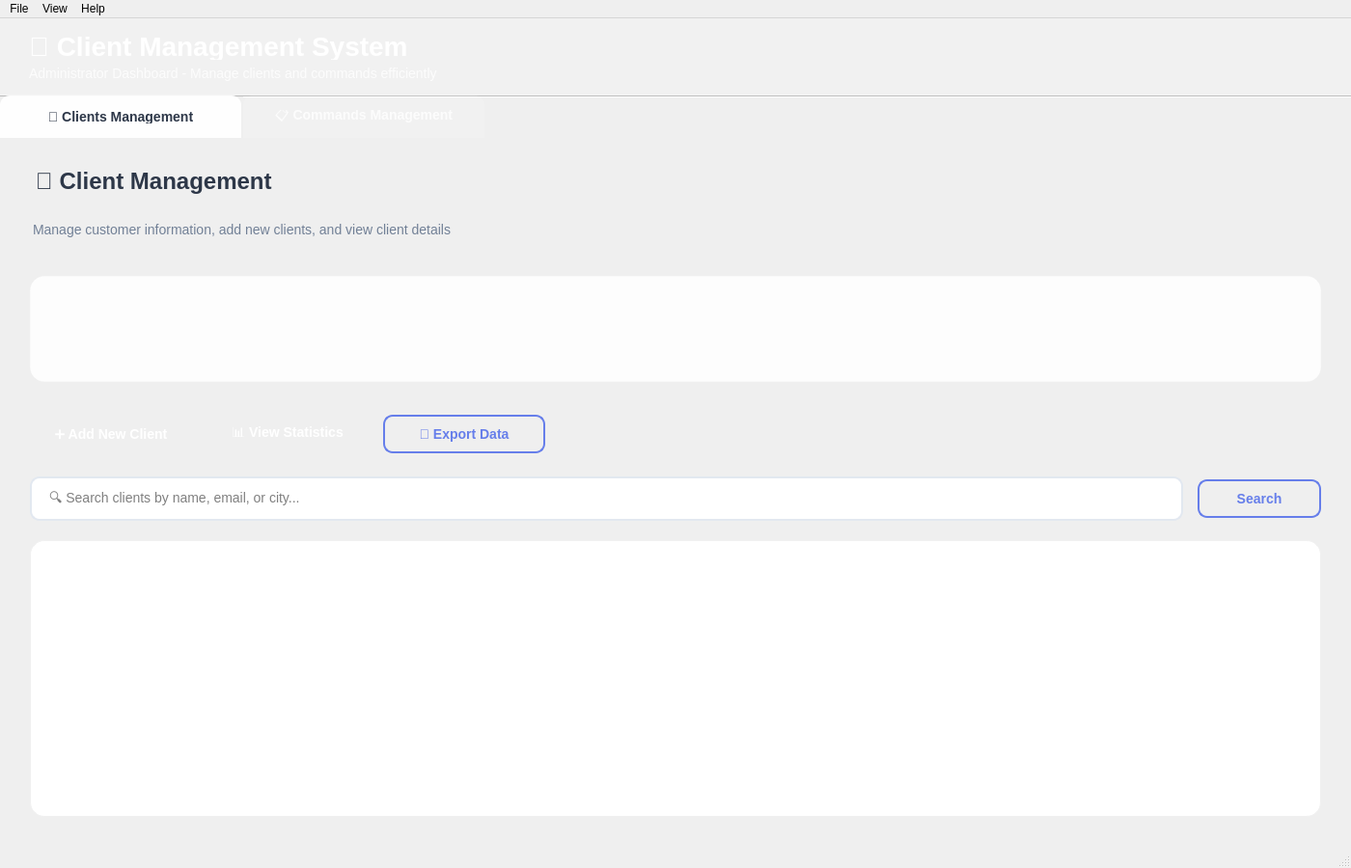
<?xml version="1.0" encoding="UTF-8"?>
<ui version="4.0">
 <class>MainWindow</class>
 <widget class="QMainWindow" name="MainWindow">
  <property name="geometry">
   <rect>
    <x>0</x>
    <y>0</y>
    <width>1400</width>
    <height>900</height>
   </rect>
  </property>
  <property name="minimumSize">
   <size>
    <width>1200</width>
    <height>800</height>
   </size>
  </property>
  <property name="windowTitle">
   <string>Client Management System - Administrator</string>
  </property>
  <property name="windowIcon">
   <iconset>
    <normaloff>:/resources/app_icon.ico</normaloff>:/resources/app_icon.ico</iconset>
  </property>
  <property name="styleSheet">
   <string notr="true">/* Background will be set programmatically */</string>
  </property>
  <widget class="QWidget" name="centralwidget">
   <property name="styleSheet">
    <string notr="true">QWidget#centralwidget {
    background: url(:/resources/background.png) center/cover;
}</string>
   </property>
   <layout class="QVBoxLayout" name="verticalLayout_main">
    <property name="spacing">
     <number>0</number>
    </property>
    <property name="leftMargin">
     <number>0</number>
    </property>
    <property name="topMargin">
     <number>0</number>
    </property>
    <property name="rightMargin">
     <number>0</number>
    </property>
    <property name="bottomMargin">
     <number>0</number>
    </property>
    <item>
     <widget class="QFrame" name="headerFrame">
      <property name="minimumSize">
       <size>
        <width>0</width>
        <height>80</height>
       </size>
      </property>
      <property name="maximumSize">
       <size>
        <width>16777215</width>
        <height>80</height>
       </size>
      </property>
      <property name="styleSheet">
       <string notr="true">QFrame#headerFrame {
    background: rgba(255, 255, 255, 0.15);
    backdrop-filter: blur(20px);
    border-bottom: 1px solid rgba(255, 255, 255, 0.2);
}

QLabel#titleLabel {
    color: white;
    font-size: 28px;
    font-weight: 600;
    text-shadow: 0 2px 4px rgba(0, 0, 0, 0.3);
}

QLabel#subtitleLabel {
    color: rgba(255, 255, 255, 0.8);
    font-size: 14px;
    font-weight: 300;
}</string>
      </property>
      <property name="frameShape">
       <enum>QFrame::NoFrame</enum>
      </property>
      <property name="frameShadow">
       <enum>QFrame::Raised</enum>
      </property>
      <layout class="QVBoxLayout" name="headerLayout">
       <property name="leftMargin">
        <number>30</number>
       </property>
       <property name="topMargin">
        <number>15</number>
       </property>
       <property name="rightMargin">
        <number>30</number>
       </property>
       <property name="bottomMargin">
        <number>15</number>
       </property>
       <item>
        <widget class="QLabel" name="titleLabel">
         <property name="text">
          <string>🏢 Client Management System</string>
         </property>
         <property name="objectName">
          <string notr="true">titleLabel</string>
         </property>
        </widget>
       </item>
       <item>
        <widget class="QLabel" name="subtitleLabel">
         <property name="text">
          <string>Administrator Dashboard - Manage clients and commands efficiently</string>
         </property>
         <property name="objectName">
          <string notr="true">subtitleLabel</string>
         </property>
        </widget>
       </item>
      </layout>
     </widget>
    </item>
    <item>
     <widget class="QTabWidget" name="mainTabWidget">
      <property name="styleSheet">
       <string notr="true">QTabWidget::pane {
    border: 1px solid rgba(255, 255, 255, 0.2);
    background: rgba(255, 255, 255, 0.95);
    border-radius: 10px;
    border-top-left-radius: 0px;
}

QTabBar::tab {
    background: rgba(255, 255, 255, 0.1);
    color: rgba(255, 255, 255, 0.8);
    border: none;
    padding: 15px 25px;
    margin-right: 2px;
    border-top-left-radius: 10px;
    border-top-right-radius: 10px;
    font-size: 14px;
    font-weight: 500;
    min-width: 200px;
}

QTabBar::tab:hover {
    background: rgba(255, 255, 255, 0.15);
    color: white;
}

QTabBar::tab:selected {
    background: rgba(255, 255, 255, 0.95);
    color: #2d3748;
    font-weight: 600;
}</string>
      </property>
      <property name="currentIndex">
       <number>0</number>
      </property>
      <property name="documentMode">
       <bool>true</bool>
      </property>
      <property name="tabsClosable">
       <bool>false</bool>
      </property>
      <property name="movable">
       <bool>false</bool>
      </property>
      <property name="tabBarAutoHide">
       <bool>false</bool>
      </property>
      <widget class="QWidget" name="clientsTab">
       <attribute name="title">
        <string>👥 Clients Management</string>
       </attribute>
       <layout class="QVBoxLayout" name="clientsLayout">
        <property name="spacing">
         <number>20</number>
        </property>
        <property name="leftMargin">
         <number>30</number>
        </property>
        <property name="topMargin">
         <number>30</number>
        </property>
        <property name="rightMargin">
         <number>30</number>
        </property>
        <property name="bottomMargin">
         <number>30</number>
        </property>
        <item>
         <widget class="QLabel" name="clientsHeaderLabel">
          <property name="styleSheet">
           <string notr="true">font-size: 24px;
font-weight: 600;
color: #2d3748;
margin-bottom: 8px;</string>
          </property>
          <property name="text">
           <string>👥 Client Management</string>
          </property>
         </widget>
        </item>
        <item>
         <widget class="QLabel" name="clientsSubtitleLabel">
          <property name="styleSheet">
           <string notr="true">font-size: 14px;
color: #718096;
margin-bottom: 20px;</string>
          </property>
          <property name="text">
           <string>Manage customer information, add new clients, and view client details</string>
          </property>
         </widget>
        </item>
        <item>
         <widget class="QFrame" name="clientsStatsFrame">
          <property name="minimumSize">
           <size>
            <width>0</width>
            <height>120</height>
           </size>
          </property>
          <property name="maximumSize">
           <size>
            <width>16777215</width>
            <height>120</height>
           </size>
          </property>
          <property name="styleSheet">
           <string notr="true">QFrame#clientsStatsFrame {
    background: rgba(255, 255, 255, 0.9);
    border: 1px solid rgba(255, 255, 255, 0.3);
    border-radius: 15px;
    margin-bottom: 10px;
}</string>
          </property>
          <property name="frameShape">
           <enum>QFrame::StyledPanel</enum>
          </property>
          <property name="frameShadow">
           <enum>QFrame::Raised</enum>
          </property>
         </widget>
        </item>
        <item>
         <layout class="QHBoxLayout" name="clientActionsLayout">
          <property name="spacing">
           <number>15</number>
          </property>
          <item>
           <widget class="QPushButton" name="addClientBtn">
            <property name="styleSheet">
             <string notr="true">QPushButton {
    background: qlineargradient(spread:pad, x1:0, y1:0, x2:1, y2:1,
               stop:0 rgba(102, 126, 234, 1), stop:1 rgba(118, 75, 162, 1));
    color: white;
    border: none;
    border-radius: 10px;
    padding: 12px 24px;
    font-size: 14px;
    font-weight: 500;
    min-width: 120px;
}

QPushButton:hover {
    background: qlineargradient(spread:pad, x1:0, y1:0, x2:1, y2:1,
               stop:0 rgba(90, 110, 220, 1), stop:1 rgba(100, 65, 150, 1));
}</string>
            </property>
            <property name="text">
             <string>➕ Add New Client</string>
            </property>
           </widget>
          </item>
          <item>
           <widget class="QPushButton" name="clientStatsBtn">
            <property name="styleSheet">
             <string notr="true">QPushButton {
    background: qlineargradient(spread:pad, x1:0, y1:0, x2:1, y2:1,
               stop:0 rgba(0, 212, 170, 1), stop:1 rgba(0, 168, 255, 1));
    color: white;
    border: none;
    border-radius: 10px;
    padding: 12px 24px;
    font-size: 14px;
    font-weight: 500;
    min-width: 120px;
}

QPushButton:hover {
    background: qlineargradient(spread:pad, x1:0, y1:0, x2:1, y2:1,
               stop:0 rgba(0, 190, 150, 1), stop:1 rgba(0, 150, 230, 1));
}</string>
            </property>
            <property name="text">
             <string>📊 View Statistics</string>
            </property>
           </widget>
          </item>
          <item>
           <widget class="QPushButton" name="exportClientsBtn">
            <property name="styleSheet">
             <string notr="true">QPushButton {
    background: transparent;
    color: #667eea;
    border: 2px solid #667eea;
    border-radius: 10px;
    padding: 10px 22px;
    font-size: 14px;
    font-weight: 500;
    min-width: 120px;
}

QPushButton:hover {
    background: #667eea;
    color: white;
}</string>
            </property>
            <property name="text">
             <string>📄 Export Data</string>
            </property>
           </widget>
          </item>
          <item>
           <spacer name="clientActionsHSpacer">
            <property name="orientation">
             <enum>Qt::Horizontal</enum>
            </property>
            <property name="sizeHint" stdset="0">
             <size>
              <width>40</width>
              <height>20</height>
             </size>
            </property>
           </spacer>
          </item>
         </layout>
        </item>
        <item>
         <layout class="QHBoxLayout" name="clientSearchLayout">
          <property name="spacing">
           <number>15</number>
          </property>
          <item>
           <widget class="QLineEdit" name="clientSearchEdit">
            <property name="styleSheet">
             <string notr="true">QLineEdit {
    padding: 12px 16px;
    border: 2px solid #e2e8f0;
    border-radius: 10px;
    font-size: 14px;
    background: white;
}

QLineEdit:focus {
    border-color: #667eea;
}</string>
            </property>
            <property name="placeholderText">
             <string>🔍 Search clients by name, email, or city...</string>
            </property>
           </widget>
          </item>
          <item>
           <widget class="QPushButton" name="clientSearchBtn">
            <property name="styleSheet">
             <string notr="true">QPushButton {
    background: transparent;
    color: #667eea;
    border: 2px solid #667eea;
    border-radius: 10px;
    padding: 10px 22px;
    font-size: 14px;
    font-weight: 500;
    min-width: 80px;
}

QPushButton:hover {
    background: #667eea;
    color: white;
}</string>
            </property>
            <property name="text">
             <string>Search</string>
            </property>
           </widget>
          </item>
         </layout>
        </item>
        <item>
         <widget class="QTableWidget" name="clientsTable">
          <property name="styleSheet">
           <string notr="true">QTableWidget {
    background: white;
    border: 1px solid #f0f0f0;
    border-radius: 15px;
    gridline-color: #f0f0f0;
    selection-background-color: rgba(102, 126, 234, 0.2);
}

QTableWidget::item {
    padding: 8px;
    border-bottom: 1px solid #f0f0f0;
}

QTableWidget::item:selected {
    background: rgba(102, 126, 234, 0.3);
}

QHeaderView::section {
    background: qlineargradient(spread:pad, x1:0, y1:0, x2:1, y2:1,
               stop:0 rgba(248, 250, 252, 1), stop:1 rgba(226, 232, 240, 1));
    color: #2d3748;
    padding: 10px;
    border: none;
    border-bottom: 2px solid #e2e8f0;
    font-weight: 600;
}</string>
          </property>
          <property name="alternatingRowColors">
           <bool>true</bool>
          </property>
          <property name="selectionBehavior">
           <enum>QAbstractItemView::SelectRows</enum>
          </property>
          <property name="sortingEnabled">
           <bool>true</bool>
          </property>
         </widget>
        </item>
       </layout>
      </widget>
      <widget class="QWidget" name="commandsTab">
       <attribute name="title">
        <string>📋 Commands Management</string>
       </attribute>
       <layout class="QVBoxLayout" name="commandsLayout">
        <property name="spacing">
         <number>20</number>
        </property>
        <property name="leftMargin">
         <number>30</number>
        </property>
        <property name="topMargin">
         <number>30</number>
        </property>
        <property name="rightMargin">
         <number>30</number>
        </property>
        <property name="bottomMargin">
         <number>30</number>
        </property>
        <item>
         <widget class="QLabel" name="commandsHeaderLabel">
          <property name="styleSheet">
           <string notr="true">font-size: 24px;
font-weight: 600;
color: #2d3748;
margin-bottom: 8px;</string>
          </property>
          <property name="text">
           <string>📋 Commands Management</string>
          </property>
         </widget>
        </item>
        <item>
         <widget class="QLabel" name="commandsSubtitleLabel">
          <property name="styleSheet">
           <string notr="true">font-size: 14px;
color: #718096;
margin-bottom: 20px;</string>
          </property>
          <property name="text">
           <string>Track orders, manage deliveries, and monitor payment status</string>
          </property>
         </widget>
        </item>
        <item>
         <widget class="QFrame" name="commandsStatsFrame">
          <property name="minimumSize">
           <size>
            <width>0</width>
            <height>120</height>
           </size>
          </property>
          <property name="maximumSize">
           <size>
            <width>16777215</width>
            <height>120</height>
           </size>
          </property>
          <property name="styleSheet">
           <string notr="true">QFrame#commandsStatsFrame {
    background: rgba(255, 255, 255, 0.9);
    border: 1px solid rgba(255, 255, 255, 0.3);
    border-radius: 15px;
    margin-bottom: 10px;
}</string>
          </property>
          <property name="frameShape">
           <enum>QFrame::StyledPanel</enum>
          </property>
          <property name="frameShadow">
           <enum>QFrame::Raised</enum>
          </property>
         </widget>
        </item>
        <item>
         <layout class="QHBoxLayout" name="commandActionsLayout">
          <property name="spacing">
           <number>15</number>
          </property>
          <item>
           <widget class="QPushButton" name="addCommandBtn">
            <property name="styleSheet">
             <string notr="true">QPushButton {
    background: qlineargradient(spread:pad, x1:0, y1:0, x2:1, y2:1,
               stop:0 rgba(102, 126, 234, 1), stop:1 rgba(118, 75, 162, 1));
    color: white;
    border: none;
    border-radius: 10px;
    padding: 12px 24px;
    font-size: 14px;
    font-weight: 500;
    min-width: 120px;
}

QPushButton:hover {
    background: qlineargradient(spread:pad, x1:0, y1:0, x2:1, y2:1,
               stop:0 rgba(90, 110, 220, 1), stop:1 rgba(100, 65, 150, 1));
}</string>
            </property>
            <property name="text">
             <string>➕ New Command</string>
            </property>
           </widget>
          </item>
          <item>
           <widget class="QPushButton" name="salesReportBtn">
            <property name="styleSheet">
             <string notr="true">QPushButton {
    background: qlineargradient(spread:pad, x1:0, y1:0, x2:1, y2:1,
               stop:0 rgba(0, 212, 170, 1), stop:1 rgba(0, 168, 255, 1));
    color: white;
    border: none;
    border-radius: 10px;
    padding: 12px 24px;
    font-size: 14px;
    font-weight: 500;
    min-width: 120px;
}

QPushButton:hover {
    background: qlineargradient(spread:pad, x1:0, y1:0, x2:1, y2:1,
               stop:0 rgba(0, 190, 150, 1), stop:1 rgba(0, 150, 230, 1));
}</string>
            </property>
            <property name="text">
             <string>📈 Sales Report</string>
            </property>
           </widget>
          </item>
          <item>
           <widget class="QPushButton" name="deliveryStatusBtn">
            <property name="styleSheet">
             <string notr="true">QPushButton {
    background: transparent;
    color: #667eea;
    border: 2px solid #667eea;
    border-radius: 10px;
    padding: 10px 22px;
    font-size: 14px;
    font-weight: 500;
    min-width: 120px;
}

QPushButton:hover {
    background: #667eea;
    color: white;
}</string>
            </property>
            <property name="text">
             <string>🚚 Delivery Status</string>
            </property>
           </widget>
          </item>
          <item>
           <spacer name="commandActionsHSpacer">
            <property name="orientation">
             <enum>Qt::Horizontal</enum>
            </property>
            <property name="sizeHint" stdset="0">
             <size>
              <width>40</width>
              <height>20</height>
             </size>
            </property>
           </spacer>
          </item>
         </layout>
        </item>
        <item>
         <layout class="QHBoxLayout" name="commandSearchLayout">
          <property name="spacing">
           <number>15</number>
          </property>
          <item>
           <widget class="QLineEdit" name="commandSearchEdit">
            <property name="styleSheet">
             <string notr="true">QLineEdit {
    padding: 12px 16px;
    border: 2px solid #e2e8f0;
    border-radius: 10px;
    font-size: 14px;
    background: white;
}

QLineEdit:focus {
    border-color: #667eea;
}</string>
            </property>
            <property name="placeholderText">
             <string>🔍 Search commands by ID, client, or payment method...</string>
            </property>
           </widget>
          </item>
          <item>
           <widget class="QPushButton" name="commandSearchBtn">
            <property name="styleSheet">
             <string notr="true">QPushButton {
    background: transparent;
    color: #667eea;
    border: 2px solid #667eea;
    border-radius: 10px;
    padding: 10px 22px;
    font-size: 14px;
    font-weight: 500;
    min-width: 80px;
}

QPushButton:hover {
    background: #667eea;
    color: white;
}</string>
            </property>
            <property name="text">
             <string>Search</string>
            </property>
           </widget>
          </item>
         </layout>
        </item>
        <item>
         <widget class="QTableWidget" name="commandsTable">
          <property name="styleSheet">
           <string notr="true">QTableWidget {
    background: white;
    border: 1px solid #f0f0f0;
    border-radius: 15px;
    gridline-color: #f0f0f0;
    selection-background-color: rgba(102, 126, 234, 0.2);
}

QTableWidget::item {
    padding: 8px;
    border-bottom: 1px solid #f0f0f0;
}

QTableWidget::item:selected {
    background: rgba(102, 126, 234, 0.3);
}

QHeaderView::section {
    background: qlineargradient(spread:pad, x1:0, y1:0, x2:1, y2:1,
               stop:0 rgba(248, 250, 252, 1), stop:1 rgba(226, 232, 240, 1));
    color: #2d3748;
    padding: 10px;
    border: none;
    border-bottom: 2px solid #e2e8f0;
    font-weight: 600;
}</string>
          </property>
          <property name="alternatingRowColors">
           <bool>true</bool>
          </property>
          <property name="selectionBehavior">
           <enum>QAbstractItemView::SelectRows</enum>
          </property>
          <property name="sortingEnabled">
           <bool>true</bool>
          </property>
         </widget>
        </item>
       </layout>
      </widget>
     </widget>
    </item>
   </layout>
  </widget>
  <widget class="QMenuBar" name="menubar">
   <property name="geometry">
    <rect>
     <x>0</x>
     <y>0</y>
     <width>1400</width>
     <height>22</height>
    </rect>
   </property>
   <widget class="QMenu" name="menuFile">
    <property name="title">
     <string>File</string>
    </property>
    <addaction name="actionNew_Client"/>
    <addaction name="actionNew_Command"/>
    <addaction name="separator"/>
    <addaction name="actionImport_Data"/>
    <addaction name="actionExport_Data"/>
    <addaction name="separator"/>
    <addaction name="actionExit"/>
   </widget>
   <widget class="QMenu" name="menuView">
    <property name="title">
     <string>View</string>
    </property>
    <addaction name="actionRefresh"/>
    <addaction name="separator"/>
    <addaction name="actionClients_Statistics"/>
    <addaction name="actionSales_Report"/>
   </widget>
   <widget class="QMenu" name="menuHelp">
    <property name="title">
     <string>Help</string>
    </property>
    <addaction name="actionAbout"/>
    <addaction name="actionUser_Manual"/>
   </widget>
   <addaction name="menuFile"/>
   <addaction name="menuView"/>
   <addaction name="menuHelp"/>
  </widget>
  <widget class="QStatusBar" name="statusbar"/>
  <action name="actionNew_Client">
   <property name="text">
    <string>New Client</string>
   </property>
   <property name="shortcut">
    <string>Ctrl+N</string>
   </property>
  </action>
  <action name="actionNew_Command">
   <property name="text">
    <string>New Command</string>
   </property>
   <property name="shortcut">
    <string>Ctrl+Shift+N</string>
   </property>
  </action>
  <action name="actionImport_Data">
   <property name="text">
    <string>Import Data</string>
   </property>
  </action>
  <action name="actionExport_Data">
   <property name="text">
    <string>Export Data</string>
   </property>
   <property name="shortcut">
    <string>Ctrl+E</string>
   </property>
  </action>
  <action name="actionExit">
   <property name="text">
    <string>Exit</string>
   </property>
   <property name="shortcut">
    <string>Ctrl+Q</string>
   </property>
  </action>
  <action name="actionRefresh">
   <property name="text">
    <string>Refresh</string>
   </property>
   <property name="shortcut">
    <string>F5</string>
   </property>
  </action>
  <action name="actionClients_Statistics">
   <property name="text">
    <string>Clients Statistics</string>
   </property>
  </action>
  <action name="actionSales_Report">
   <property name="text">
    <string>Sales Report</string>
   </property>
  </action>
  <action name="actionAbout">
   <property name="text">
    <string>About</string>
   </property>
  </action>
  <action name="actionUser_Manual">
   <property name="text">
    <string>User Manual</string>
   </property>
   <property name="shortcut">
    <string>F1</string>
   </property>
  </action>
 </widget>
 <resources>
  <include location="resources.qrc"/>
 </resources>
 <connections/>
</ui>
